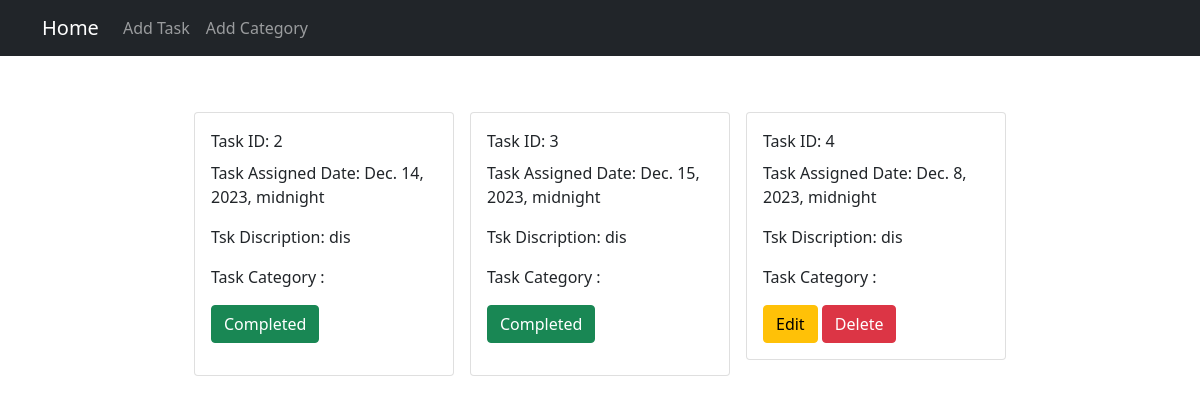
Before: / with the older database file.
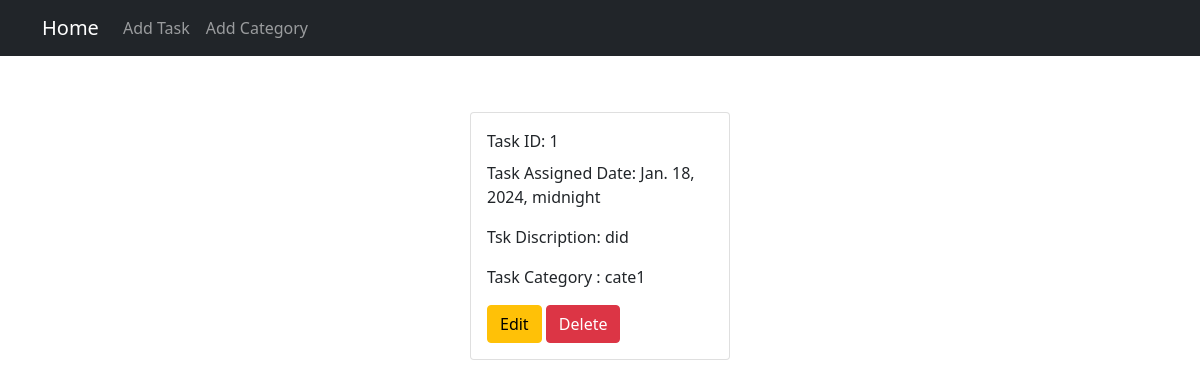
After: the same page with the newer database file.
### task/models.py (models this page shows, shortened)
class TaskModel(models.Model):
    task_title = models.CharField(max_length=20)
    task_description = models.CharField(max_length=100)
    is_completed = models.BooleanField(default=False)
    category = models.ManyToManyField(CategoryModel)
    assign_date = models.DateTimeField()

### category/models.py (models this page shows)
class CategoryModel(models.Model):
    category_name = models.CharField(max_length=20)

### assignment/views.py (the view)
# urls.py: path('', views.home, name='home'),
def home(request):
    task = TaskModel.objects.all()
    return render(request, 'home.html', {'tasks': task})

### templates/home.html
{% extends 'base.html' %}
{% block content %}
<div class="d-flex flex-wrap justify-content-center px-5 pt-5">
  {% for task in tasks %}
  <div class="col-sm-3">
    <div class="card m-2">
      <div class="card-body">
          <p class="card-title">Task ID: {{ task.id }}</p>
          <p>Task Assigned Date: {{ task.assign_date }}</p>
          <p class="card-text">Tsk Discription: {{ task.task_description }}</p>
        <p>
         Task Category :
         {% for cat in task.category.all %}
         {{ cat.category_name }}
         {% endfor %}
        </p>
            {% if not task.is_completed %}
                <a href="{% url 'edit_task' task.id %}" class="btn btn-warning">Edit</a>
                <a href="{% url 'delete_task' task.id %}" class="btn btn-danger">Delete</a>
            {% else %}
            <p class="btn btn-success"> Completed </p>
            {% endif %}
      </div>
    </div>
  </div>
  {% endfor %}
</div>
{% endblock %}

### templates/base.html (shortened to what this page needs)
<!DOCTYPE html>
<html lang="en">
  <head>
    <link
      href="https://cdn.jsdelivr.net/npm/bootstrap@5.0.2/dist/css/bootstrap.min.css"
      rel="stylesheet"
    />
  </head>
  <body>
    <nav class="navbar navbar-expand-lg navbar-dark bg-dark">
      <div class="container">
        <a class="navbar-brand" href="{% url "home" %}">Home</a>
        <div class="collapse navbar-collapse" id="navbarSupportedContent">
          <ul class="navbar-nav me-auto mb-2 mb-lg-0">
            <li class="nav-item">
              <a class="nav-link" href="{% url "add_task" %}">Add Task</a>
            </li>
            <li class="nav-item">
              <a class="nav-link" href="{% url "add_category" %}">Add Category</a>
            </li>
          </ul>
        </div>
      </div>
    </nav>
    {% block content %}
    {% endblock %}
  </body>
</html>

Changed rows visible on the page:
removed TaskModel: id "2", assign_date "Dec. 14, 2023, midnight", task_description "dis", is_completed "Completed"
removed TaskModel: id "3", assign_date "Dec. 15, 2023, midnight", task_description "dis", is_completed "Completed"
removed TaskModel: id "4", assign_date "Dec. 8, 2023, midnight", task_description "dis", is_completed "Edit"
added TaskModel: id "1", assign_date "Jan. 18, 2024, midnight", task_description "did", is_completed "Edit"
now on this page (row unchanged): CategoryModel: category_name "cate1"
